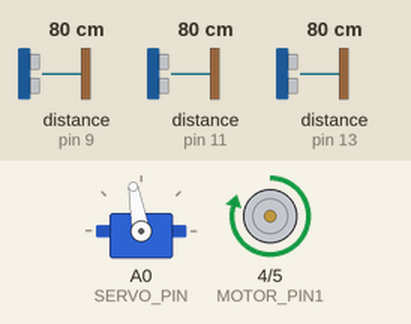
Recording of a sketch running on a simulated Arduino Uno, built with avr-gcc and run on an emulated ATmega328P. Shown: servo, motor-driver pin pairs drawn as motors (green arrow = first pin HIGH = forward, orange = second pin HIGH = backward, longer = more drive, scaled by the enable pin). Wiring (inferred from the names in the program): 3 × ultrasonic range finder: trigger pin 8, echo pin 9 / trigger pin 10, echo pin 11 / trigger pin 12, echo pin 13. The test bench sets the inputs (shaded band); at power-on: distance to the obstacle (sensors on pin 9, pin 11, pin 13) 80 cm. The echo pulse lasts 58.3 µs per cm.

Above: at 1.2 s.
1.3 s: distance to the obstacle (sensor on pin 9) set to 54 cm
2.8 s: distance to the obstacle (sensor on pin 9) set to 49 cm
At 4.5 s:
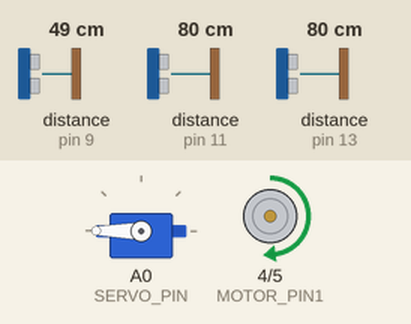
5.8 s: distance to the obstacle (sensor on pin 9) set to 60 cm
8.8 s: distance to the obstacle (sensor on pin 9) set to 2 cm
At 9.1 s:
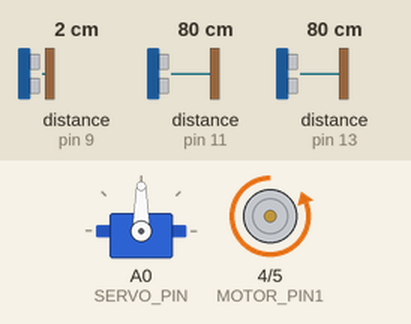
Timing chart, 0 to 12.8 s (numbered marks = the images above; inputs shaded):
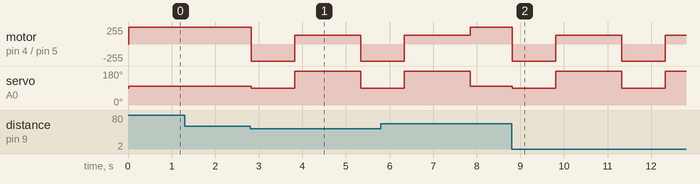

The sketch:

test_code_3_sensors.ino
```cpp
#include <Servo.h>

const int TRIGGER_PIN_FRONT = 8;  // Front sonar sensor trigger pin
const int ECHO_PIN_FRONT = 9;     // Front sonar sensor echo pin

const int TRIGGER_PIN_LEFT = 10;  // Left sonar sensor trigger pin
const int ECHO_PIN_LEFT = 11;     // Left sonar sensor echo pin

const int TRIGGER_PIN_RIGHT = 12;  // Right sonar sensor trigger pin
const int ECHO_PIN_RIGHT = 13;     // Right sonar sensor echo pin

const int MAX_DISTANCE = 200; // Maximum distance to detect obstacles (in cm)

const int SERVO_PIN = A0;   // Servo motor control pin

const int MOTOR_PIN1 = 4; // Motor control pin 1
const int MOTOR_PIN2 = 5; // Motor control pin 2
const int enA = 6;

Servo steeringServo;

const int forwardSpeed = 250; // Adjust this value for the desired forward speed
const int turnSpeed = 130;     // Adjust this value for the desired turn speed

void setup() {
  Serial.begin(9600);
  steeringServo.attach(SERVO_PIN);
  // Motor
  pinMode(MOTOR_PIN1, OUTPUT);
  pinMode(MOTOR_PIN2, OUTPUT);
  pinMode(enA, OUTPUT);
  // Sonar Sensors
  pinMode(TRIGGER_PIN_FRONT, OUTPUT);
  pinMode(ECHO_PIN_FRONT, INPUT);
  pinMode(TRIGGER_PIN_LEFT, OUTPUT);
  pinMode(ECHO_PIN_LEFT, INPUT);
  pinMode(TRIGGER_PIN_RIGHT, OUTPUT);
  pinMode(ECHO_PIN_RIGHT, INPUT);
}

int getDistance(int triggerPin, int echoPin) {
  digitalWrite(triggerPin, LOW);
  delayMicroseconds(1);
  digitalWrite(triggerPin, HIGH);
  delayMicroseconds(4);
  digitalWrite(triggerPin, LOW);

  unsigned long duration = pulseIn(echoPin, HIGH);
  int distance = duration * 0.0343 / 2;
  return distance;
}

void loop() {
  int distanceFront = getDistance(TRIGGER_PIN_FRONT, ECHO_PIN_FRONT);
  int distanceLeft = getDistance(TRIGGER_PIN_LEFT, ECHO_PIN_LEFT);
  int distanceRight = getDistance(TRIGGER_PIN_RIGHT, ECHO_PIN_RIGHT);

/*  Serial.print("Front Distance: ");
  Serial.print(distanceFront);
  Serial.print(" cm, Left Distance: ");
  Serial.print(distanceLeft);
  Serial.print(" cm, Right Distance: ");
  Serial.print(distanceRight);
  Serial.println(" cm");
*/
  if (distanceFront > 0 && distanceFront <= 50) {
    // Obstacle detected in front
    if (distanceLeft < distanceRight){
      //BACK FOR 1 SECOND
      steeringServo.write(90);
      digitalWrite(MOTOR_PIN1, LOW);
      digitalWrite(MOTOR_PIN2, HIGH);
      analogWrite(enA, 255);
      delay(1000);
      // Obstacle detected on the left as well
      // Turn right
      steeringServo.write(0);
      digitalWrite(MOTOR_PIN1, HIGH);
      digitalWrite(MOTOR_PIN2, LOW);
      analogWrite(enA, turnSpeed);
      delay(1500);}

    else if (distanceRight < distanceLeft) {
      // Obstacle detected on the right as well
      steeringServo.write(90);
      digitalWrite(MOTOR_PIN1, LOW);
      digitalWrite(MOTOR_PIN2, HIGH);
      analogWrite(enA, 255);
      delay(1000);
      // Turn left
      steeringServo.write(360);
      digitalWrite(MOTOR_PIN1, HIGH);
      digitalWrite(MOTOR_PIN2, LOW);
      analogWrite(enA, turnSpeed);
      delay(1500);
    }
  }
  else {
    // No obstacle in front, move forward and steer straight
    steeringServo.write(100);
    digitalWrite(MOTOR_PIN1, HIGH);
    digitalWrite(MOTOR_PIN2, LOW);
    analogWrite(enA, forwardSpeed);
  }
}
```

Measured:
- the behaviour switches between 52 and 51 cm on distance to the obstacle (sensor on pin 9) (found by bisection; images 0 and 1)
- after the input at 1.3 s, every drawn part: stays the same
- after the input at 2.8 s, motor on pin 4 (MOTOR_PIN1) / pin 5 (MOTOR_PIN2): forward 250/255 → backward 255/255 at once, → forward 130/255 1.0 s later, → backward 255/255 1.5 s later; servo on A0 (SERVO_PIN): 100° → 90° at once, → 180° 1.0 s later, → 90° 1.5 s later
- after the input at 8.8 s, motor on pin 4 (MOTOR_PIN1) / pin 5 (MOTOR_PIN2): alternates backward 255/255 for 1.0 s and forward 130/255 for 1.5 s, starting at once; servo on A0 (SERVO_PIN): alternates 180° for 1.5 s and 90° for 1.0 s, starting at once
